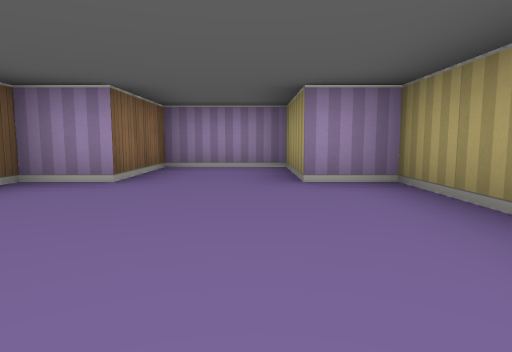
view 1 (above)

16 first-person views from a walk through a cub3D ray-caster map. The camera is about half as high as the walls, tilts 6° down and sees 75° across. The floor is counted in squares. Each view is taken from the middle of a square. On the plan, view 1 faces up. The plan holds only what a view shows up to about 9 squares ahead; the rest is blank.

view 2
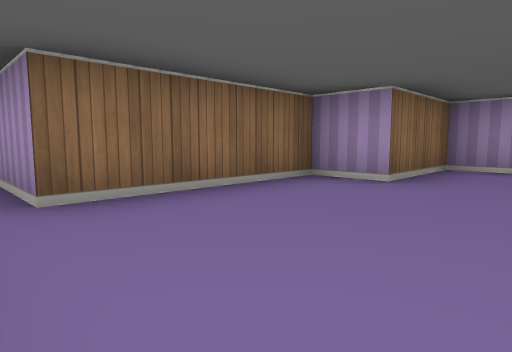

view 3
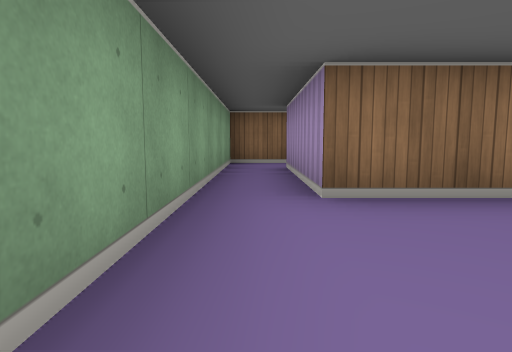

view 4
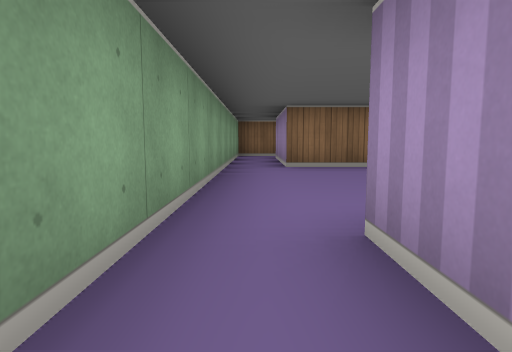

view 5
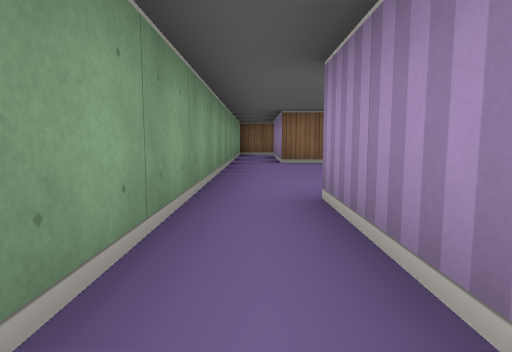

view 6
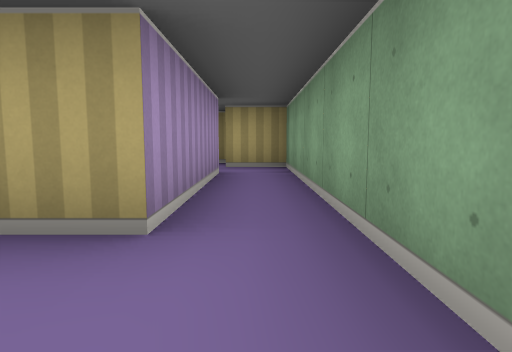

view 7
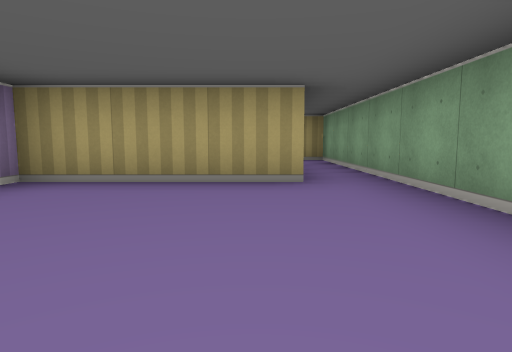

view 8
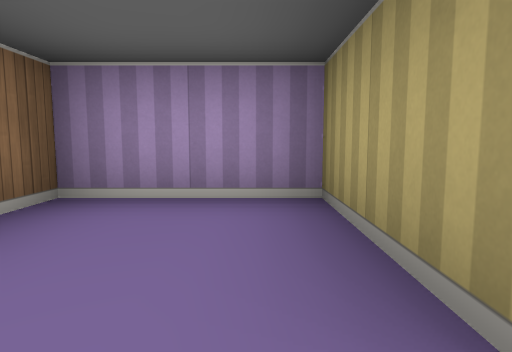

view 9
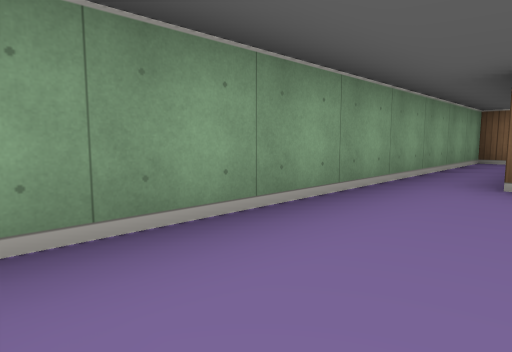

view 10
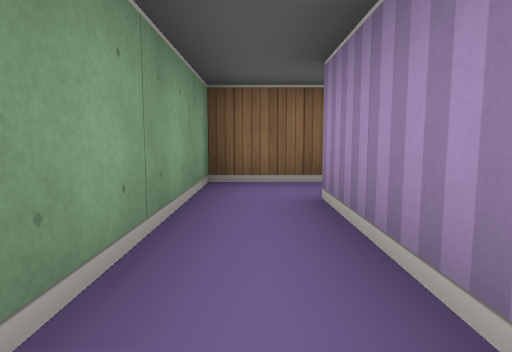

view 11
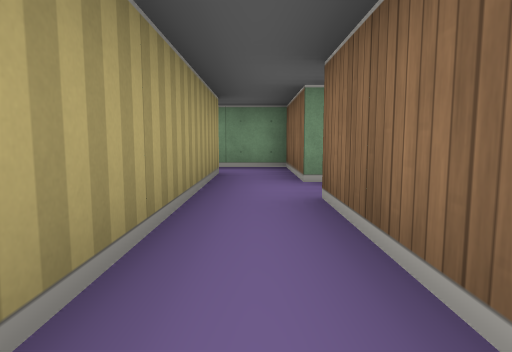

view 12
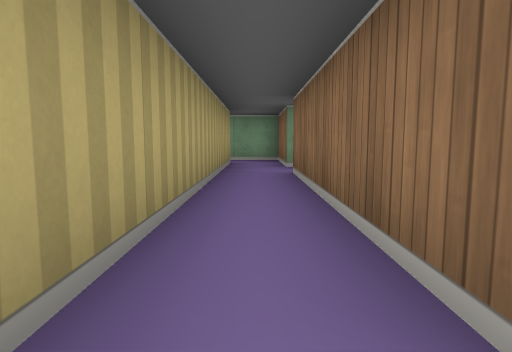

view 13
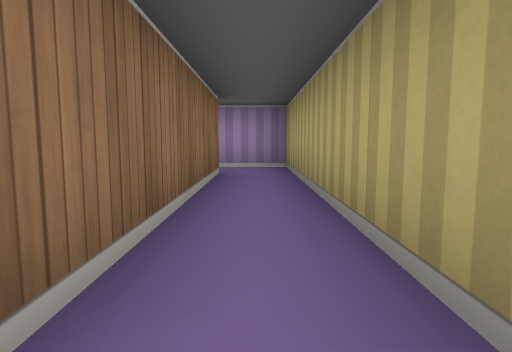

view 14
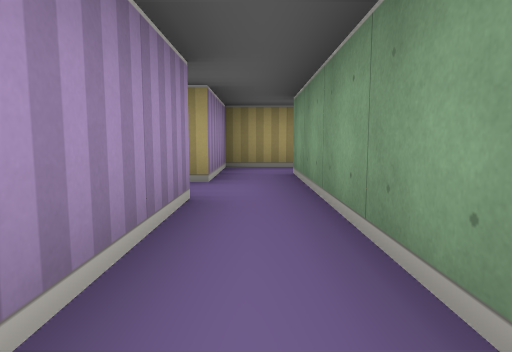

view 15
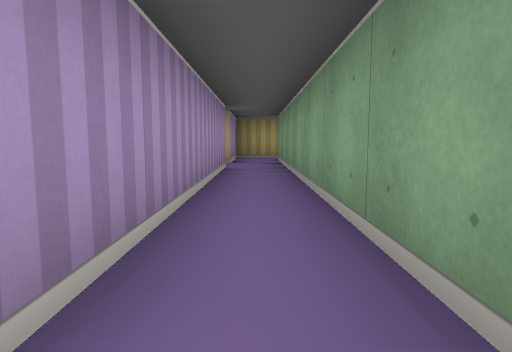

view 16
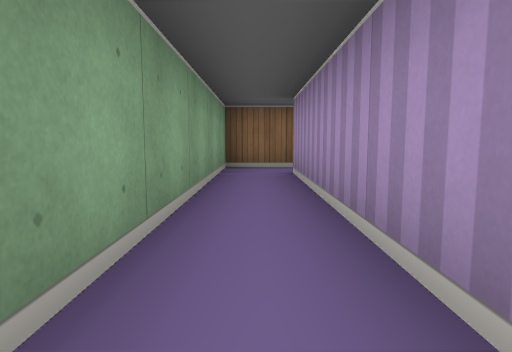

### Floor plan
Points are (right, up) in squares from view 1. A wall is a line through its corners. A room is listed if a view was taken in it or the views show most of it. See-through windows are left out.
Room 1 (views 1, 2, 3, 4, 5, 6, 7, 8, 9, 10)
walls: (-6.5, 0.5) (-6.5, -0.5) (4.5, -0.5); (4.5, 0.5) (1.5, 0.5) (1.5, 3.5) (0.5, 3.5) (0.5, 5.5) (-1.5, 5.5) (-1.5, 3.5) (-2.5, 3.5) (-2.5, 0.5) (-5.5, 0.5)
ways out: opening at (-6, 1) to room 2; opening at (4, 0)
Room 2 (views 11, 12, 13)
walls: (-6.5, 1.5) (-6.5, 0.5); (-6.5, 6.5) (-6.5, 2.5); (-5.5, 0.5) (-5.5, 7.5) (-6.5, 7.5)
ways out: opening at (-6, 1) to room 1; opening at (-7, 7) to room 3; opening at (-7, 2)
Room 3 (views 14, 15, 16)
walls: (-8.5, 7.5) (-13.5, 7.5); (-14.5, 7.6) (-14.5, 6.5) (-6.5, 6.5); (-6.5, 7.5) (-7.5, 7.5)
ways out: opening at (-7, 7) to room 2; opening at (-14, 8.5); opening at (-8, 8.5)

Positions as (right, up) in squares from view 1, and headings:
1: (0, 0), facing up
2: (0, 0), facing up-left
3: (0, 0), facing left
4: (3, 0), facing left
5: (4, 0), facing left
6: (0, 0), facing right
7: (-2, 1), facing right
8: (0, 3), facing up
9: (1, 1), facing down-left
10: (-3, 0), facing left
11: (-6, 5), facing down
12: (-6, 7), facing down
13: (-6, 2), facing up
14: (-11, 7), facing right
15: (-14, 7), facing right
16: (-9, 7), facing left
